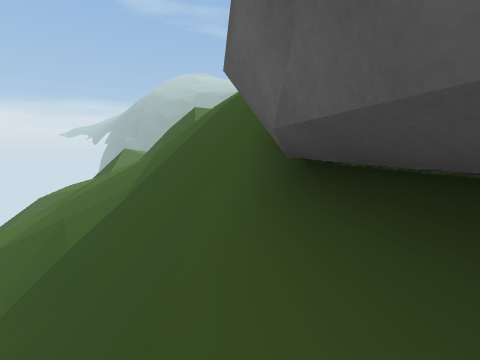
view 1 (above)

17 first-person views from a walk through a scene from a Unity 3-D project. The camera is 1.5 m above the floor, tilts 6° down and sees 85° across. The floor is counted in squares, 2 m on a side. Each view is taken from the middle of a square. On the plan, view 1 faces up. The plan holds only what a view shows up to about 9 squares ahead; the rest is blank. The place goes on beyond the plan. The player is left out.

view 2
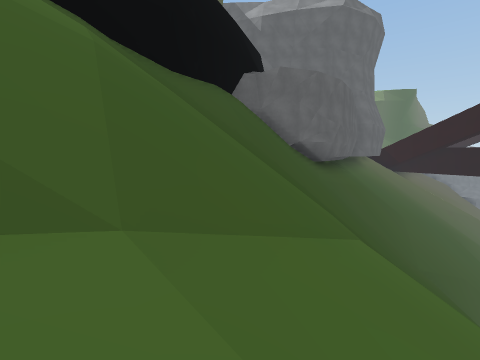

view 3
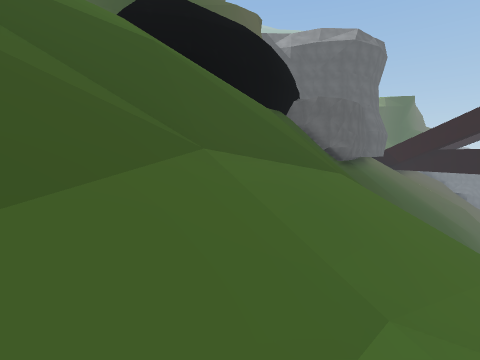

view 4
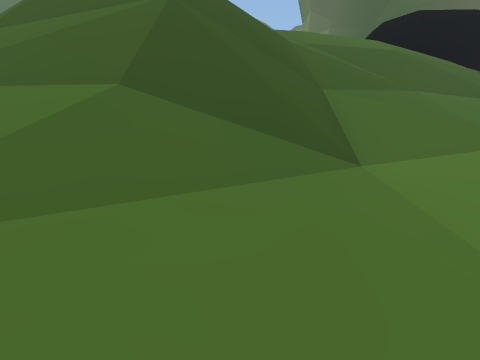

view 5
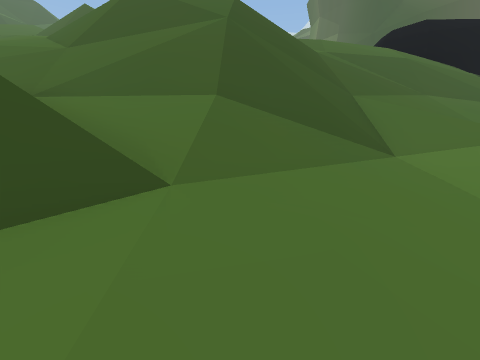

view 6
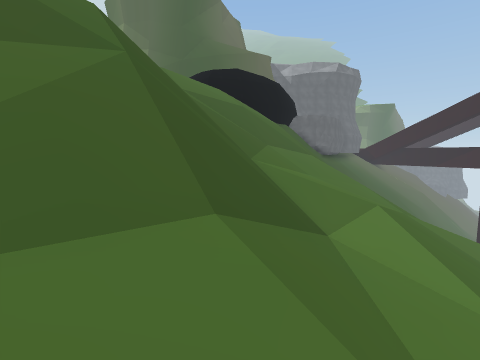

view 7
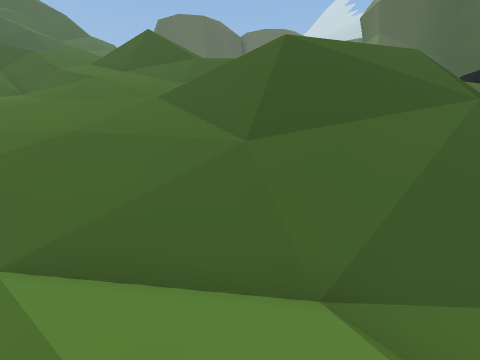

view 8
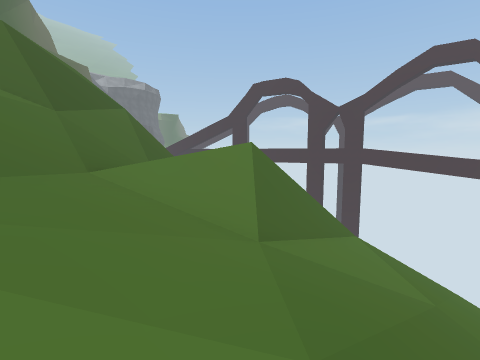

view 9
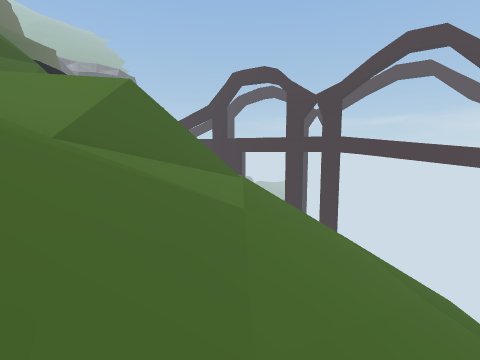

view 10
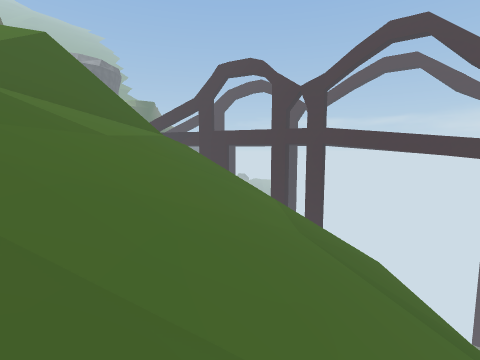

view 11
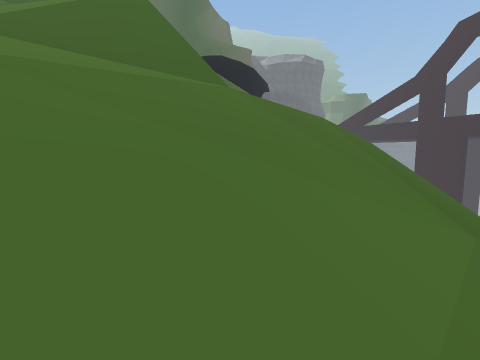

view 12
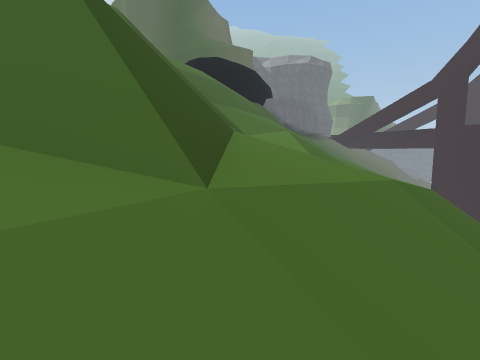

view 13
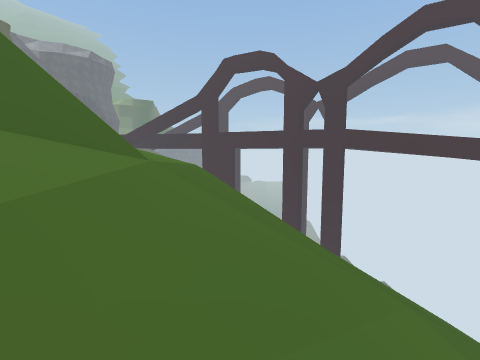

view 14
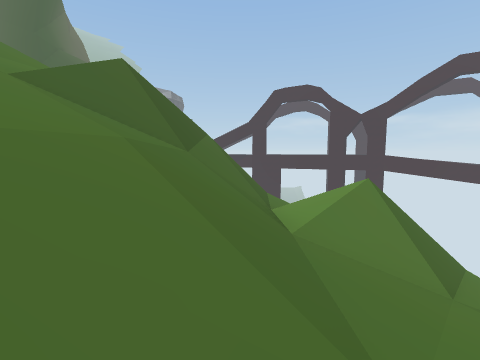

view 15
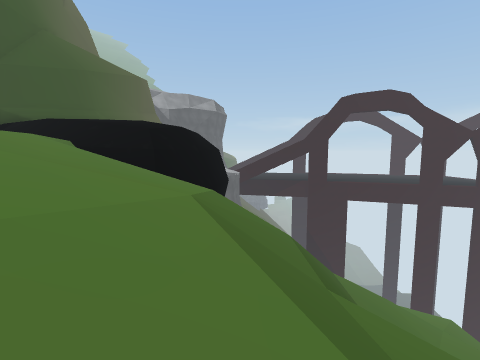

view 16
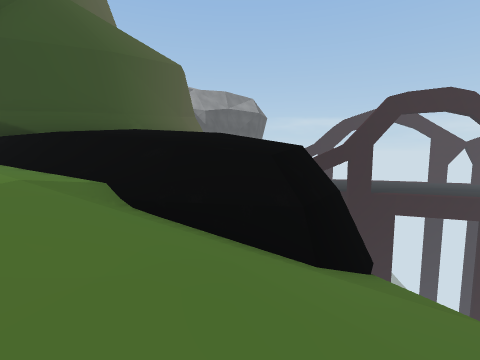

view 17
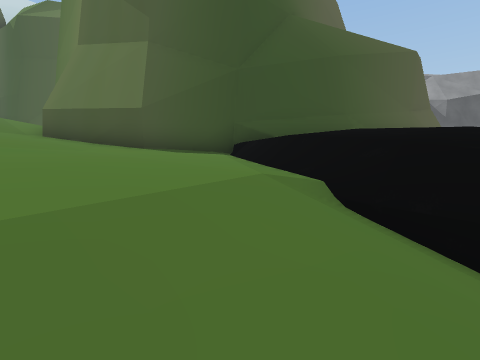

### Floor plan
Key: @ floor where view 1 was taken; # wall or solid block; . main floor; - floor 1.5 m lower than the main floor; : floor 1.75 m higher than the main floor; _ floor 9.5 m lower than the main floor; / step, stairs or slope; = window, fence, low wall or low ledge; v drop or lower ground.
Columns run from 18 left of view 1 to 7 right of it. Each row starts with its distance up from view 1.
 28     / /  _  /  ////
 27    ////////////////
 26   /////////////////
 25  //////////////////
 24 v//////////////////
 23 v///////=//////=///
 22 v//////#v/////#v//
 21 v/////=#v/////#v
 20  ///////#/////#/
 19 v///////////////
 18    ////////=#=#/  /
 17     ///////=#/#/ ///
 16      /// ///////////.
 15          //////////-./
 14          ////////=/////..:
 13          ///////##/////..:
 12          ///////#//////...
 11          //////=v///=//...
 10          //////=// #v::==/
  9          //////////#:::::/
  8          //////////#:    #
  7            ////////#     #
  6             //////=#    ##
  5              /////##   ##
  4               ////=#   #
  3               ////##   #
  2               ///###
  1                /####
  0                ## @
 -1               #v/
 -2               #

Where each view was taken, in squares from view 1:
view 1: 0 up, 0 right, facing up
view 2: 10 up, 4 left, facing down-right
view 3: 14 up, 5 left, facing down-right
view 4: 17 up, 10 left, facing right
view 5: 18 up, 11 left, facing right
view 6: 20 up, 9 left, facing down-right
view 7: 22 up, 9 left, facing right
view 8: 28 up, 9 left, facing down
view 9: 28 up, 12 left, facing down
view 10: 28 up, 14 left, facing down
view 11: 24 up, 15 left, facing down-right
view 12: 22 up, 13 left, facing down-right
view 13: 24 up, 13 left, facing down
view 14: 28 up, 6 left, facing down
view 15: 18 up, 0 right, facing down
view 16: 14 up, 3 right, facing down
view 17: 14 up, 3 right, facing down-right
